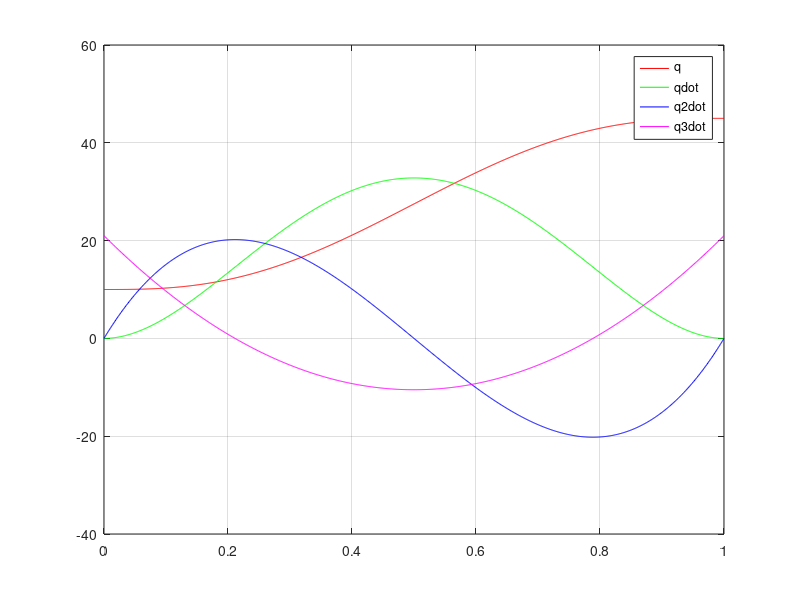
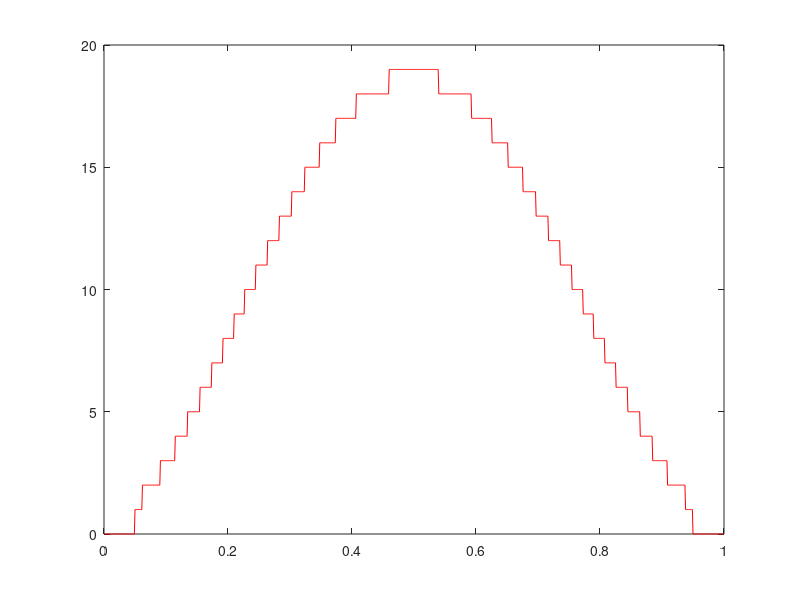

MATLAB code for these plots, in order:
% q(t) = a0 + a1*t + a2*t^2 + a3*t^3 + a4*t^4 + a5*t^5
q0  = 10; qf  = 45;
q0d = 0;  qfd = 0;
q0dd = 0; qfdd = 0;
t0  = 0;  tf  = 1;

A = [1  t0  t0^2  t0^3    t0^4     t0^5;
     0  1   2*t0  3*t0^2  4*t0^3   5*t0^4;
     0  0   2     6*t0    12*t0^2  20*t0^3;
     1  tf  tf^2  tf^3    tf^4     tf^5;
     0  1   2*tf  3*tf^2  4*tf^3   5*tf^4;
     0  0   2     6*tf    12*tf^2  20*tf^3];
 
b = [q0; q0d; q0dd; qf; qfd; qfdd];

a = inv(A)*b;
a0 = a(1); a1 = a(2); a2 = a(3);
a3 = a(4); a4 = a(5); a5 = a(6);

t = t0:0.001:tf;
qt   = a0 + a1*t + a2*t.^2 + a3*t.^3 + a4*t.^4 + a5*t.^5;
qtd  = a1 + 2*a2*t + 3*a3*t.^2 + 4*a4*t.^3 + 5*a5*t.^4;
qtd  = qtd /2; 
qtdd = 2*a2 + 6*a3*t + 12*a4*t.^2 + 20*a5*t.^3;
qtdd = qtdd / 10;
qt3d = 6*a3 + 24*a4*t + 60*a5*t.^2;
qt3d = qt3d / 100;
plot(t,qt,'r', t,qtd,'g', t,qtdd,'b', t,qt3d,'m')
grid on
legend('q', 'qdot','q2dot','q3dot')
pre_pulse =[];
for i =1:1000
    a = (qt(i+1)-qt(i))*100000/360;
    pre_pulse = [pre_pulse a];
end
temp = 0;
pulse = zeros(1,length(pre_pulse));
for i =1:length(pre_pulse)
    if pre_pulse(i) >= 0.65
        k = pre_pulse - ceil(pre_pulse);
        pulse(i) = ceil(pre_pulse(i));
    else
        pulse(i) = floor(pre_pulse(i));
        k = pre_pulse - floor(pre_pulse);
    end
    temp = temp + k;
    if temp > 1
        pulse(i) = pulse(i) + 1;
        temp = temp -1;
    end
end
t = 0:0.001:0.999;
figure
plot(t,pulse,'r')
